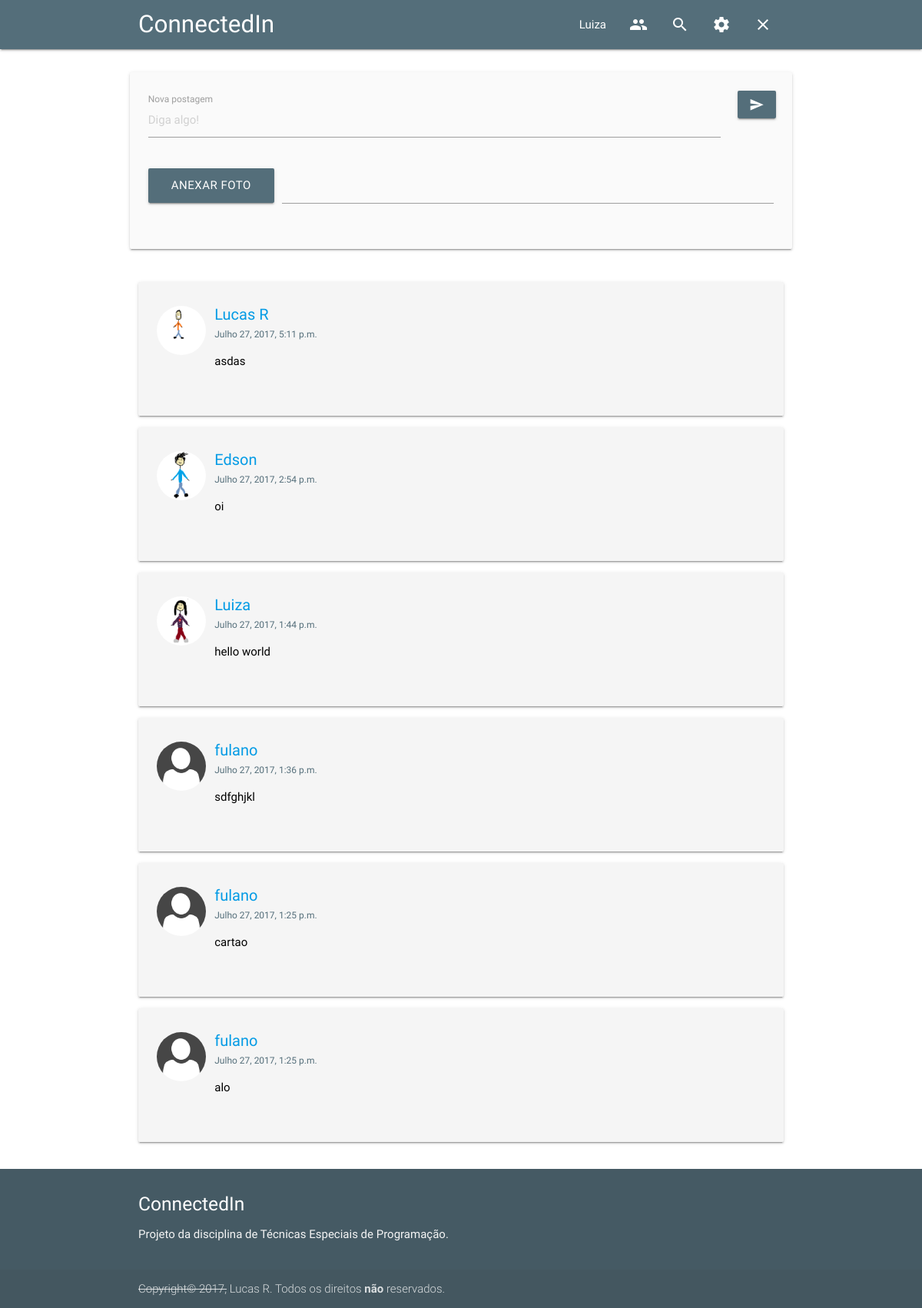
The page / (signed in) on the database as committed earlier.
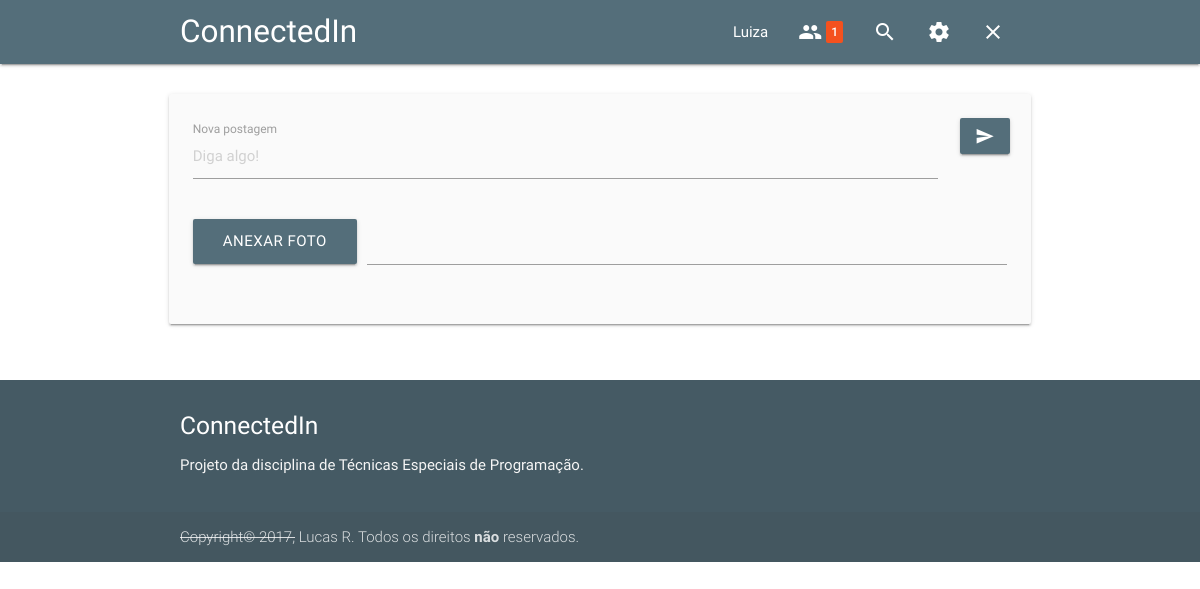
The same page on the database as committed later.
### timeline/models.py (models this page shows, shortened)
class Postagem(models.Model):
  perfil = models.ForeignKey('perfis.Perfil', on_delete=CASCADE, related_name='postagens')
  conteudo = models.CharField(max_length=256, blank=True, null=False)
  imagem = models.ImageField(upload_to='postagens/', null=True)
  data_criacao = models.DateTimeField(null=False)
  data_edicao = models.DateTimeField(null=True)
  visibilidade = models.BooleanField(default=True, null=False)

### perfis/models.py (models this page shows, shortened)
class Perfil(models.Model):
  QUESTOES = (
    (1, "Qual o ano de nascimento do seu pai?"),
    (2, "Qual o nome do seu animal de estimação?"),
    (3, "Onde você nasceu?"),
    (4, "Como é o nome da sua mãe?"),
  )
  nome = models.CharField(max_length=255, null=False)
  telefone = models.CharField(max_length=255, null=False)
  nome_empresa = models.CharField(max_length=255, null=False)
  amigos = models.ManyToManyField('self')
  bloqueados = models.ManyToManyField('self')
  usuario = models.OneToOneField(User, related_name='perfil')
  foto = models.ImageField(upload_to='avatars/', default='avatars/default.png', null=True)
  questao = models.CharField(max_length=1, null=False, choices=QUESTOES, default=1)
  resposta = models.CharField(max_length=128, null=False)
  desativado = models.BooleanField(default=False)
  def obter_postagens(self):
    return Postagem.objects.filter(perfil=self, visibilidade=True).distinct().order_by('-data_edicao')
  def obter_timeline(self):
    lista = self.obter_postagens()
    for amigo in self.amigos.all():
      if amigo not in self.bloqueados.all():
        lista = (lista | amigo.obter_postagens()).distinct()
    return lista[:20:1]

### perfis/views.py (the view)
# urls.py: url(r'^$', views.index, name='index'),
@login_required
def index(request):
  return render(request, 'index.html', {'perfil_logado': get_perfil_logado(request)})

### perfis/views.py (called while the page is built)
@login_required
def get_perfil_logado(request):
  return request.user.perfil

### perfis/templates/index.html (shortened to what this page needs)
{% extends 'base.html' %}
{% block content %}
<br>
<div class="row">
  <div class="card grey lighten-5">
    <div class="card-content black-text">
      <form action="{% url 'nova_postagem' %}" method="POST" enctype="multipart/form-data">
        <div class="row">
          <div class="input-field col s9 m11 l11">
            <input type="text" id="id_conteudo" name="conteudo" placeholder="Diga algo!" maxlength="256" required>
            <label for="id_conteudo">Nova postagem</label>
          </div>
          <div class="col s3 m1 l1">
            <button class="btn btn-convite main-color" type="submit" value="Submit"><i class="material-icons">send</i></button>
          </div>
        </div>
        <div class="file-field input-field">
          <div class="btn main-color">
            <span>Anexar foto</span>
          </div>
          <div class="file-path-wrapper">
            <input class="file-path validate" type="text">
          </div>
        </div>
      </form>
    </div>
  </div>
</div>
<div class="row">
  <div class="col s12">
    {% for postagem in perfil_logado.obter_timeline %}
      <div class="card-panel grey lighten-4 black-text">
        <div class="row">
          <div class="col">
          <a href="{% url 'perfil' postagem.perfil.id %}">
            <img href="" class="circle" src="{{ postagem.perfil.foto.url }}" width="64" height="64">
          </a>
          </div>
          <a href="{% url 'perfil' postagem.perfil.id %}">
            <h6 class="profile-title">{{ postagem.perfil.nome }}</h6>
          </a>
          <a class="post-date">{{ postagem.data_edicao }}</a>
          <br>
          <p>{{ postagem.conteudo }}</p>
        </div>
      </div>
    {% endfor %}
  </div>
</div>
{% endblock %}

### perfis/templates/base.html (shortened to what this page needs)
{% load staticfiles %}
<html lang="pt-br">
  <head>
    <link href="{% static 'css/materialize.css' %}" type="text/css" rel="stylesheet" media="screen,projection"/>
    <link href="{% static 'css/style.css' %}" type="text/css" rel="stylesheet" media="screen,projection"/>
  </head>
  <body>
    <nav class="blue-grey darken-1" role="navigation">
      <div class="nav-wrapper container">
        <a id="logo-container" href="/" class="brand-logo">ConnectedIn</a>
        <ul class="right hide-on-med-and-down">
          <li><a href="{% url 'perfil' perfil_logado.id %}">{{ perfil_logado.nome }}</a></li>
          <li>
            <a class="dropdown-button valign-wrapper" data-activates="dropdownConvites">
              <i class="material-icons">people</i>
              {% if perfil_logado.convites_recebidos.count %}
                <span class="new badge">{{ perfil_logado.convites_recebidos.count }}</span>
              {% endif %}
            </a>
          </li>
          <li><a href="{% url 'buscar' %}" class="tooltipped" data-position="bottom" data-delay="50" data-tooltip="Buscar usuários"><i class="material-icons">search</i></a></li>
          <li><a class="dropdown-button tooltipped" data-position="bottom" data-delay="50" data-tooltip="Configurações" data-activates="dropdownConfig"><i class="material-icons">settings</i></a></li>
          <li><a href="{% url 'logout' %}" class="tooltipped" data-position="bottom" data-delay="50" data-tooltip="Logout"><i class="material-icons">close</i></a></li>
        </ul>
      </div>
    </nav>
    <div class="container">
      {% block content %}
      {% endblock %}
    </div>
    <footer class="page-footer blue-grey darken-2">
      <div class="container">
        <div class="row">
          <div class="col">
            <h5 class="white-text">ConnectedIn</h5>
            <p class="grey-text text-lighten-4">Projeto da disciplina de Técnicas Especiais de Programação.</p>
          </div>
        </div>
      </div>
      <div class="footer-copyright">
        <div class="container">
          <strike>Copyright© 2017,</strike> Lucas R. Todos os direitos <b>não</b> reservados.
        </div>
      </div>
    </footer>
  </body>
</html>

Rows that differ between the two databases and show on the page:
removed Postagem: perfil.foto (picture), perfil.nome "Lucas R", data_edicao "Julho 27, 2017, 5:11 p.m.", conteudo "asdas"
removed Postagem: perfil.foto (picture), perfil.nome "Edson", data_edicao "Julho 27, 2017, 2:54 p.m.", conteudo "oi"
removed Postagem: perfil.foto (picture), perfil.nome "Luiza", data_edicao "Julho 27, 2017, 1:44 p.m.", conteudo "hello world"
no longer on this page (row edited): Postagem: perfil.foto (placeholder picture), perfil.nome "fulano", data_edicao "Julho 27, 2017, 1:36 p.m.", conteudo "sdfghjkl"
no longer on this page (row edited): Postagem: perfil.foto (placeholder picture), perfil.nome "fulano", data_edicao "Julho 27, 2017, 1:25 p.m.", conteudo "cartao"
no longer on this page (row edited): Postagem: perfil.foto (placeholder picture), perfil.nome "fulano", data_edicao "Julho 27, 2017, 1:25 p.m.", conteudo "alo"
changed Perfil "Luiza": convites_recebidos.count (not shown) → "1"
